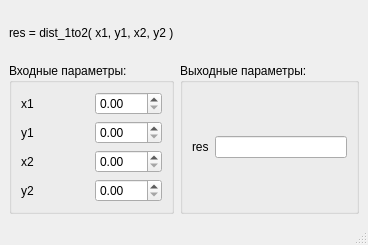
<?xml version="1.0" encoding="UTF-8"?>
<ui version="4.0">
 <class>MainWindowFuncDist1to2</class>
 <widget class="QMainWindow" name="MainWindowFuncDist1to2">
  <property name="geometry">
   <rect>
    <x>0</x>
    <y>0</y>
    <width>368</width>
    <height>245</height>
   </rect>
  </property>
  <property name="sizePolicy">
   <sizepolicy hsizetype="Minimum" vsizetype="Minimum">
    <horstretch>0</horstretch>
    <verstretch>0</verstretch>
   </sizepolicy>
  </property>
  <property name="maximumSize">
   <size>
    <width>400</width>
    <height>300</height>
   </size>
  </property>
  <property name="windowTitle">
   <string>MainWindow</string>
  </property>
  <widget class="QWidget" name="centralwidget">
   <layout class="QGridLayout" name="gridLayout_3">
    <item row="0" column="0">
     <widget class="QLabel" name="label_6">
      <property name="text">
       <string>res = dist_1to2( x1, y1, x2, y2 )</string>
      </property>
     </widget>
    </item>
    <item row="1" column="0">
     <widget class="QGroupBox" name="groupBox">
      <property name="title">
       <string>Входные параметры:</string>
      </property>
      <layout class="QGridLayout" name="gridLayout">
       <item row="0" column="0">
        <widget class="QLabel" name="label">
         <property name="text">
          <string>x1</string>
         </property>
        </widget>
       </item>
       <item row="0" column="1">
        <widget class="QDoubleSpinBox" name="doubleSpinBox_inFuncDist1to2_x1"/>
       </item>
       <item row="1" column="0">
        <widget class="QLabel" name="label_2">
         <property name="text">
          <string>y1</string>
         </property>
        </widget>
       </item>
       <item row="1" column="1">
        <widget class="QDoubleSpinBox" name="doubleSpinBox_inFuncDist1to2_y1"/>
       </item>
       <item row="2" column="0">
        <widget class="QLabel" name="label_3">
         <property name="text">
          <string>x2</string>
         </property>
        </widget>
       </item>
       <item row="2" column="1">
        <widget class="QDoubleSpinBox" name="doubleSpinBox_inFuncDist1to2_x2"/>
       </item>
       <item row="3" column="0">
        <widget class="QLabel" name="label_4">
         <property name="text">
          <string>y2</string>
         </property>
        </widget>
       </item>
       <item row="3" column="1">
        <widget class="QDoubleSpinBox" name="doubleSpinBox_inFuncDist1to2_y2"/>
       </item>
      </layout>
     </widget>
    </item>
    <item row="1" column="1">
     <widget class="QGroupBox" name="groupBox_2">
      <property name="title">
       <string>Выходные параметры:</string>
      </property>
      <layout class="QGridLayout" name="gridLayout_2">
       <item row="0" column="0">
        <widget class="QLabel" name="label_5">
         <property name="text">
          <string>res</string>
         </property>
        </widget>
       </item>
       <item row="0" column="1">
        <widget class="QLineEdit" name="lineEdit_outFuncDist1to2_res"/>
       </item>
      </layout>
     </widget>
    </item>
   </layout>
  </widget>
  <widget class="QMenuBar" name="menubar">
   <property name="geometry">
    <rect>
     <x>0</x>
     <y>0</y>
     <width>368</width>
     <height>26</height>
    </rect>
   </property>
  </widget>
  <widget class="QStatusBar" name="statusbar"/>
 </widget>
 <resources/>
 <connections/>
</ui>
